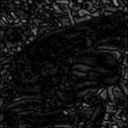

Generate this figure with Python:
import cv2
import numpy as np
import matplotlib.pyplot as plt

# Read image
img = cv2.imread("imori.jpg").astype(np.float32)
H, W, C = img.shape

# Gray scale
gray = 0.2126 * img[..., 2] + 0.7152 * img[..., 1] + 0.0722 * img[..., 0]

# DFT
K = W
L = H
M = W
N = H

G = np.zeros((L, K), dtype=np.complex)

x = np.tile(np.arange(W), (H, 1))
y = np.arange(H).repeat(W).reshape(H, -1)

for l in range(L):
    for k in range(K):
        G[l, k] = np.sum(gray * np.exp(-2j * np.pi * (x * k / M + y * l / N))) / np.sqrt(M * N)

# low-pass filter
_G = np.zeros_like(G)
_G[:H//2, :W//2] = G[H//2:, W//2:]
_G[:H//2, W//2:] = G[H//2:, :W//2]
_G[H//2:, :W//2] = G[:H//2, W//2:]
_G[H//2:, W//2:] = G[:H//2, :W//2]
p1 = 0.1
p2 = 0.5
_x = x - W // 2
_y = y - H // 2
r = np.sqrt(_x ** 2 + _y ** 2)
mask = np.zeros((H, W), dtype=np.float32)
mask[np.where((r > (W//2*p1)) & (r < (W//2*p2)))] = 1

_G *= mask

G[:H//2, :W//2] = _G[H//2:, W//2:]
G[:H//2, W//2:] = _G[H//2:, :W//2]
G[H//2:, :W//2] = _G[:H//2, W//2:]
G[H//2:, W//2:] = _G[:H//2, :W//2]

# IDFT
out = np.zeros((H, W), dtype=np.float32)

for n in range(N):
    for m in range(M):
        out[n,m] = np.abs(np.sum(G * np.exp(2j * np.pi * (x * m / M + y * n / N)))) / np.sqrt(M * N)

out[out>255] = 255
out = out.astype(np.uint8)
    
# Save result
cv2.imshow("result", out)
cv2.waitKey(0)
cv2.imwrite("out.jpg", out)
